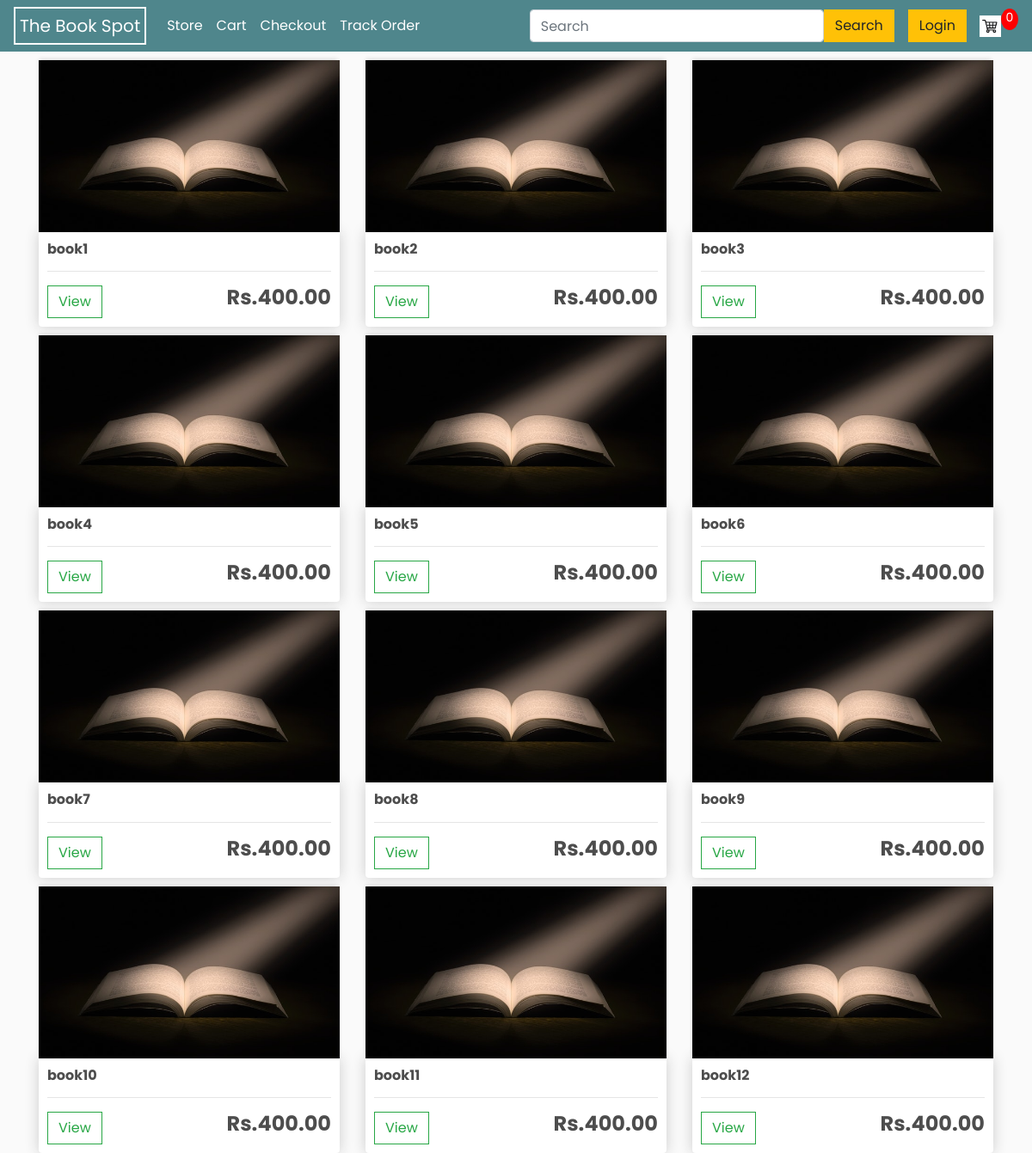
The page / on the database its author committed.
### store/models.py (models this page shows, shortened)
class Product(models.Model):
    name = models.CharField(max_length=200, null=True)
    price = models.DecimalField(max_digits=7, decimal_places=2)
    digital = models.BooleanField(default=False, null=True, blank=False)
    image = models.ImageField(null=True, blank=True)
    description = models.TextField(null=True, blank=True)
    customer = models.ForeignKey(Customer, on_delete=models.SET_NULL, blank=True, null=True)
    @property
    def imageURL(self):
        try:
            url = self.image.url
        except:
            url = ''
        return url

### store/views.py (the view)
# urls.py: path('', include("store.urls")),
def store(request):
    data = cartData(request)
    cartItems = data['cartItems']
    products = Product.objects.all()
    context = {'products': products, 'cartItems': cartItems, 'shipping':False}
    return render(request, 'store/store.html', context)

### store/utils.py (called while the page is built, shortened)
def cookieCart(request):
    try:
        cart = json.loads(request.COOKIES['cart'])
    except:
        cart = {}
    print('Cart', cart)
    items = []
    order = {'get_cart_total':0, 'get_cart_items':0, 'shipping': False}
    cartItems = order['get_cart_items']
    return {'cartItems': cartItems, 'order': order, 'items': items}

def cartData(request):
    if request.user.is_authenticated:
        customer = request.user.customer
        order, created = Order.objects.get_or_create(customer=customer, complete=False)
        items = order.orderitem_set.all()
        cartItems = order.get_cart_items
    else:
        cookieData = cookieCart(request)
        cartItems = cookieData['cartItems']
        order = cookieData['order']
        items = cookieData['items']
    return {'cartItems': cartItems, 'order': order, 'items': items}

### store/templates/store/store.html (shortened to what this page needs)
{% extends 'store/main.html' %}
{% load static %}
{% block content %}
    <div class="row" >
        {% for product in products %}
        <div class="col-lg-4">
            <img class="thumbnail" src="{{ product.imageURL }}" alt="...">
            <div class="box-element product">
                <h6 style="word-break: break-all;"><strong>{{ product.name }}</strong></h6>
                <hr>
                <button data-name="{{ product.name }}" data-image="{{ product.imageURL }}" data-description="{{ product.description }}" data-price="{{ product.price }}" class="btn btn-outline-success view-product" id="open">View</button>
                <h4 style="display: inline-block; float: right;"><strong>Rs.{{ product.price|floatformat:2 }}</strong></h4>
            </div>
        </div>
        {% endfor %}
    </div>
{% endblock content %}

### store/templates/store/main.html (shortened to what this page needs)
{% load static %}
<!DOCTYPE html>
<html lang="en">
<head>
    <link rel="stylesheet" href="https://stackpath.bootstrapcdn.com/bootstrap/4.4.1/css/bootstrap.min.css">
    <link rel="stylesheet" type="text/css" href="{% static 'css/main.css' %}">
</head>
<body>
    <nav class="navbar navbar-expand-lg navbar-dark bg-dark">
        <a style="border: white; border-width:2px; border-style:solid; padding: 5px;" class="navbar-brand" href="{% url 'store' %}">The Book Spot</a>
        <div class="collapse navbar-collapse" id="navbarSupportedContent">
            <ul class="navbar-nav mr-auto">
                <li class="nav-item active">
                    <a class="nav-link" href="{% url 'store' %}">Store <span class="sr-only">(current)</span></a>
               </li>
               <li class="nav-item active">
                    <a class="nav-link" href="{% url 'cart' %}">Cart <span class="sr-only">(current)</span></a>
               </li>
               <li class="nav-item active">
                    <a class="nav-link" href="{% url 'checkout' %}">Checkout <span class="sr-only">(current)</span></a>
               </li>
               <li class="nav-item active">
                    <a class="nav-link" href="{% url 'track_order' %}">Track Order <span class="sr-only">(current)</span></a>
               </li>
           </ul>
            <div class="form-inline my-2 my-lg-0">
                <form method="get" action="/search" class="d-flex">
                    <input class="form-control me-2" type="search" placeholder="Search" aria-label="Search" name="query" id="query">
                    <button class="btn btn-warning" type="submit">Search</button>
                </form>
                {% if request.user.is_authenticated %}
                    <h5 style="color: white;">Hello, {{ request.user }}</h5>
                    &emsp;
                    <a href="{% url 'logoutUser' %}" class="btn btn-warning">Logout</a>
                {% else %}
                    <a href="{% url 'loginPage' %}" class="btn btn-warning">Login</a>
                {% endif %}
                <a href="{% url 'cart' %}">
                    <img  id="cart-icon" src="{% static 'images/cart.jpg' %}">
                </a>
                <p id="cart-total">{{ cartItems }}</p>
            </div>
        </div>
    </nav>
    <div class="container">
        {% block content %}
        {% endblock content %}
    </div>
</body>
</html>

### static/css/main.css (style rules this page uses)
body { background-color: hsl(0, 0%, 98%); font-family: 'Poppins', sans-serif; }
h1,h2,h3,h4,h5,h6 { color:hsl(0, 0%, 30%); }
.box-element { box-shadow:hsl(0, 0%, 80%) 0 0 16px; background-color: #fff; border-radius: 4px; padding: 10px; }
.thumbnail { width: 100%; height: 200px; -webkit-box-shadow: -1px -3px 5px -2px rgba(214,214,214,1); -moz-box-shadow: -1px -3px 5px -2px rgba(214,214,214,1); box-shadow: -1px -3px 5px -2px rgba(214,214,214,1); }
.product { border-radius: 0 0 4px 4px; }
.bg-dark { background-color: #4f868c!important; }
#cart-icon { width:25px; display: inline-block; margin-left: 15px; }
#cart-total { display: block; text-align: center; color:#fff; background-color: red; width: 20px; height: 25px; border-radius: 50%; font-size: 14px; }
.col-lg-4, .col-lg-6, .col-lg-8, .col-lg-12 { margin-top: 10px; }
.btn { border-radius: 0; }

### rows shown on the page
Product: imageURL (picture), name "book1", price "400.00"
Product: imageURL (picture), name "book2", price "400.00"
Product: imageURL (picture), name "book3", price "400.00"
Product: imageURL (picture), name "book4", price "400.00"
Product: imageURL (picture), name "book5", price "400.00"
Product: imageURL (picture), name "book6", price "400.00"
Product: imageURL (picture), name "book7", price "400.00"
Product: imageURL (picture), name "book8", price "400.00"
Product: imageURL (picture), name "book9", price "400.00"
Product: imageURL (picture), name "book10", price "400.00"
Product: imageURL (picture), name "book11", price "400.00"
Product: imageURL (picture), name "book12", price "400.00"

### other values the page prints
{{ cartItems }} "0"
